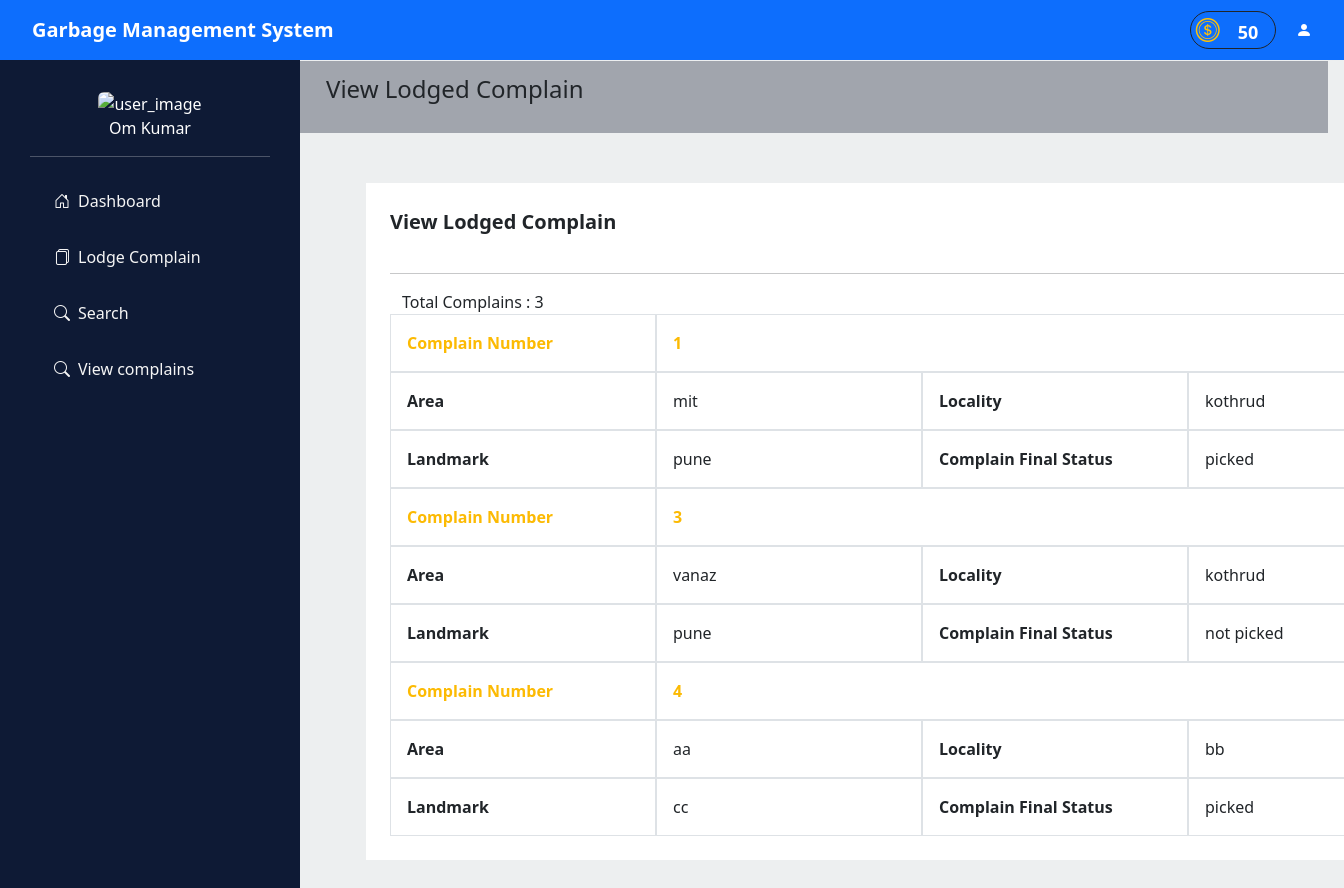
Page /viewlodgedcomplain.php (signed in) on the committed database.
### tables this page shows
CREATE TABLE `users` (
  `Name` varchar(20) NOT NULL,
  `email` varchar(50) NOT NULL,
  `password` varchar(15) NOT NULL,
  `phone_no` bigint(10) NOT NULL,
  `id` int(11) NOT NULL,
  `rewardpoint` int(11) NOT NULL DEFAULT 0
);

CREATE TABLE `complain` (
  `compID` int(11) NOT NULL,
  `userID` int(11) NOT NULL,
  `Area` varchar(30) DEFAULT NULL,
  `Locality` varchar(30) DEFAULT NULL,
  `Landmark` varchar(30) DEFAULT NULL
);

### viewlodgedcomplain.php (the view, shortened to what this page needs)
<!DOCTYPE html>
<html lang="en">
<head>
    <link href="https://cdn.jsdelivr.net/npm/bootstrap@5.2.2/dist/css/bootstrap.min.css" rel="stylesheet">
    <link rel="stylesheet" href="https://cdn.jsdelivr.net/npm/bootstrap-icons@1.9.1/font/bootstrap-icons.css">
  </head>
  <body>
  <?php
        $uname=$_SESSION['user_name'];
        $uid=$_SESSION['user_id'];
        ?>
    <nav class="navbar navbar-expand-lg bg-primary">
      <div class="container-fluid">
        <a class="navbar-brand fw-bold" style="color: white; padding-left: 20px;" href="#">Garbage Management System</a>
        <div class="collapse navbar-collapse" id="navbarSupportedContent">
          <a class="nav-link d-flex" style="color: white; padding: 20px;">
            <span class="border border-dark rounded-pill fs-4" style="padding-left:5px ; padding-right: 5px;">
              <i class="bi bi-coin text-warning"></i>
              <?php
              require_once "database.php";
              $query="SELECT rewardpoint from users where id='$uid'";
              $result=mysqli_query($conn,$query);
              $pnt=mysqli_fetch_array($result);
              $pt=$pnt["rewardpoint"];
              ?>
              <span class="badge"><?= $pt ?></span>
            </span>
          </a>
          <a class="nav-link d-flex" style="color: white; padding-right: 20px;"><i class="bi bi-person-fill"></i></a>
        </div>
      </div>
    </nav>
    <div class="sidebar" style="background-color: #0e1a35; color: white;">
      <div style="text-align:center;">
        <img src="assests/download-removebg-preview.png" class="rounded" alt="user_image">
        <p><?= $uname ?></p>
      </div>
      <hr><a href="userdashboard.php"><i class="bi bi-house-door mx-2"></i>Dashboard</a>
      <a href="lodgecomplain.php"><i class="bi bi-files mx-2"></i>Lodge Complain</a>
      <a href="searchcomplain.php"><i class="bi bi-search mx-2"></i>Search</a>
      <a href="viewlodgedcomplain.php"><i class="bi bi-search mx-2"></i>View complains</a>
    </div>
    <div class="content" style="background-color: #edeff0;">
      <span class="d-block" style="background-color: #a1a5ad;margin-left: 80px; padding: 10px; padding-left: 30px;"><p class="fs-4">View Lodged Complain</p></span>
      <div class="container p-4" style="background-color: white; margin-left: 150px; margin-top: 50px;">
        <p class="fs-5" style="padding-bottom: 20px;"><b>View Lodged Complain</b></p>
        <hr>
        <div class="container text-start">
          <?php
        require_once "database.php";
         $query = "SELECT * FROM complain where userID='$uid'";
         $result = mysqli_query($conn,$query);
         $rowcount= mysqli_num_rows($result);
         echo "Total Complains : ".$rowcount;
         if($rowcount>0)
         {
         while ($row = $result->fetch_assoc() AND  $rowcount > 0) {
          $comno=$row["compID"];
         $Area = $row["Area"];
        $Locality = $row["Locality"];
        $Landmark = $row["Landmark"];
        $qry="SELECT status from source where comp_no='$comno'";
        $res=mysqli_query($conn,$qry);
        $rr=mysqli_fetch_array($res,MYSQLI_ASSOC);
        $status=$rr["status"];
        if(empty($status))
        {
            $sts="not picked";
        }
        else{
          $sts="picked";}
          echo '
          <div class="row fw-bolder" style="color: #fcba03;">
            <div class="col-3 border p-3">Complain Number</div>
            <div class="col-9 border p-3">'.$comno.'</div>
          </div>
          <div class="row row-cols-4">
            <div class="col border p-3 fw-semibold">Area</div>
            <div class="col border p-3">'.$Area.'</div>
            <div class="col border p-3 fw-semibold">Locality</div>
            <div class="col border p-3">'.$Locality.'</div>
          </div>
          <div class="row row-cols-4">
            <div class="col border p-3 fw-semibold">Landmark</div>
            <div class="col border p-3">'.$Landmark.'</div>
            <div class="col border p-3 fw-semibold">Complain Final Status</div>
            <div class="col border p-3">'.$sts.'</div>
          </div>
          ';
                $rowcount--;
      }
        }else{
          echo "<div class='alert alert-danger'>No complains lodged</div>";
        }
          ?>
        </div>
      </div>
    </div>
  </body>
</html>

### viewlodgedcomplain.php (style rules this page uses)
.sidebar { margin: 0; padding: 30px; width: 300px; background-color: #f1f1f1; position: fixed; height: 100%; overflow: auto; }
.sidebar a { display: block; color: whitesmoke; padding: 16px; text-decoration: none; }
div.content { margin-top: 60px; margin-left: 200px; padding: 1px 16px; height: 1000px; }
.navbar { overflow: hidden; position: fixed; top: 0; width: 100%; height: 60px; }

### rows in the picture
users: rewardpoint "50"
complain: compID "1", Area "mit", Locality "kothrud", Landmark "pune", sts "picked"
complain: compID "3", Area "vanaz", Locality "kothrud", Landmark "pune", sts "not picked"
complain: compID "4", Area "aa", Locality "bb", Landmark "cc", sts "picked"

### other values in the picture
$uname "Om Kumar"
$rowcount "3"
